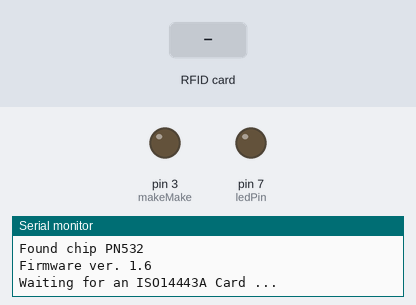
A sketch run on a simulated Arduino Uno, built with avr-gcc and run on an emulated ATmega328P. On the bench: output pins drawn as LEDs (lit = HIGH), the last lines printed to the serial monitor. Inputs (shaded band) come from the test bench.

Above: at 1.2 s.
1.3 s: RFID card 5E 7A 19 C4 held to the reader
At 1.55 s:
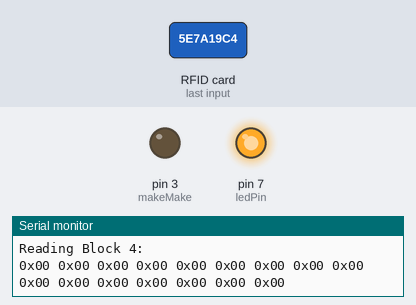
At 2.5 s:
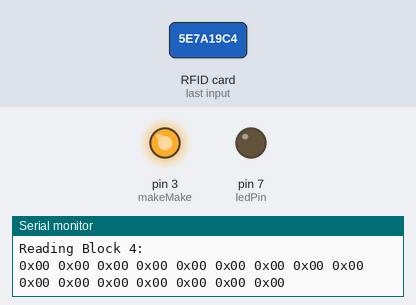
Timing chart, 0 to 4.3 s (numbered marks = the images above; inputs shaded):
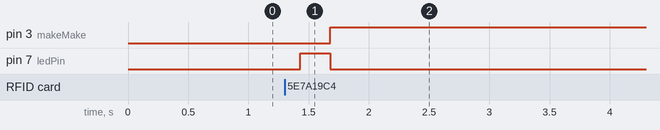

The sketch:

readMifare-Mikaila.ino
```cpp
#include <Wire.h>
#include <SPI.h>
#include <Adafruit_PN532.h>

#define PN532_IRQ   (2)
#define PN532_RESET (3)

Adafruit_PN532 nfc(PN532_IRQ, PN532_RESET);

const int ledPin =  7;      // the number of the LED pin
const int makeMake =  3;      // the number of the MakeyMakey output pin


void setup(void) {
  Serial.begin(115200);
  Serial.println("Hello!");

  nfc.begin();

  uint32_t versiondata = nfc.getFirmwareVersion();
  if (! versiondata) {
    Serial.print("Didn't find PN53x board");
    while (1); // halt
  }

// initialize the LED pin as an output:
  pinMode(ledPin, OUTPUT);
// initialize the MakeyMakey output pin as an output:
  pinMode(makeMake, OUTPUT);


  // Got ok data, print it out!
  Serial.print("Found chip PN5"); Serial.println((versiondata>>24) & 0xFF, HEX);
  Serial.print("Firmware ver. "); Serial.print((versiondata>>16) & 0xFF, DEC);
  Serial.print('.'); Serial.println((versiondata>>8) & 0xFF, DEC);

  // configure board to read RFID tags
  nfc.SAMConfig();

  Serial.println("Waiting for an ISO14443A Card ...");

//*****************BEGIN CODE FOR KEYBOARD PART************************//

// make pin 2 an input and turn on the
  // pullup resistor so it goes high unless
  // connected to ground:
  pinMode(2, INPUT_PULLUP);


//*****************END CODE FOR KEYBOARD PART************************//


}


void loop(void) {
  uint8_t success;
  uint8_t uid[] = { 0, 0, 0, 0, 0, 0, 0 };  // Buffer to store the returned UID
  uint8_t uidLength;                        // Length of the UID (4 or 7 bytes depending on ISO14443A card type)

  // Wait for an ISO14443A type cards (Mifare, etc.).  When one is found
  // 'uid' will be populated with the UID, and uidLength will indicate
  // if the uid is 4 bytes (Mifare Classic) or 7 bytes (Mifare Ultralight)
  success = nfc.readPassiveTargetID(PN532_MIFARE_ISO14443A, uid, &uidLength);

  if (success) {
    // Display some basic information about the card
    Serial.println("Found an ISO14443A card");
    Serial.print("  UID Length: ");Serial.print(uidLength, DEC);Serial.println(" bytes");
    Serial.print("  UID Value: ");
    nfc.PrintHex(uid, uidLength);
    Serial.println("");

    if (uidLength == 4)
    {
      // We probably have a Mifare Classic card ...
      Serial.println("Seems to be a Mifare Classic card (4 byte UID)");

      // Now we need to try to authenticate it for read/write access
      // Try with the factory default KeyA: 0xFF 0xFF 0xFF 0xFF 0xFF 0xFF
      Serial.println("Trying to authenticate block 4 with default KEYA value");
      uint8_t keya[6] = { 0xFF, 0xFF, 0xFF, 0xFF, 0xFF, 0xFF };

	  // Start with block 4 (the first block of sector 1) since sector 0
	  // contains the manufacturer data and it's probably better just
	  // to leave it alone unless you know what you're doing
      success = nfc.mifareclassic_AuthenticateBlock(uid, uidLength, 4, 0, keya);

      if (success)
      {
        Serial.println("Sector 1 (Blocks 4..7) has been authenticated");
        uint8_t data[16];

        // If you want to write something to block 4 to test with, uncomment
		// the following line and this text should be read back in a minute
        //memcpy(data, (const uint8_t[]){ 'a', 'd', 'a', 'f', 'r', 'u', 'i', 't', '.', 'c', 'o', 'm', 0, 0, 0, 0 }, sizeof data);
        // success = nfc.mifareclassic_WriteDataBlock (4, data);

        // Try to read the contents of block 4
        success = nfc.mifareclassic_ReadDataBlock(4, data);

        if (success)
        {
          // Data seems to have been read ... spit it out
          Serial.println("Reading Block 4:");
          nfc.PrintHexChar(data, 16);
          Serial.println("");

          // Wait a bit before reading the card again
          delay(100);

           // turn LED on:
          digitalWrite(ledPin, HIGH);
          digitalWrite(makeMake, LOW);
          delay(250);
          digitalWrite(ledPin, LOW);
          digitalWrite(makeMake, HIGH);
          delay(1000);
        }
        else
        {
          Serial.println("Ooops ... unable to read the requested block.  Try another key?");
        }
      }
      else
      {
        Serial.println("Ooops ... authentication failed: Try another key?");
      }
    }

    if (uidLength == 7)
    {
      // We probably have a Mifare Ultralight card ...
      Serial.println("Seems to be a Mifare Ultralight tag (7 byte UID)");

      // Try to read the first general-purpose user page (#4)
      Serial.println("Reading page 4");
      uint8_t data[32];
      success = nfc.mifareultralight_ReadPage (4, data);
      if (success)
      {
        // Data seems to have been read ... spit it out
        nfc.PrintHexChar(data, 4);
        Serial.println("");

        // Wait a bit before reading the card again
        delay(1000);
      }
      else
      {
        Serial.println("Ooops ... unable to read the requested page!?");
      }
    }
  }


}
```

Measured:
- after the input at 1.3 s, pin 3 (makeMake): LOW → HIGH after 0.38 s; pin 7 (ledPin): LOW → HIGH after 0.13 s, → LOW 0.25 s later
